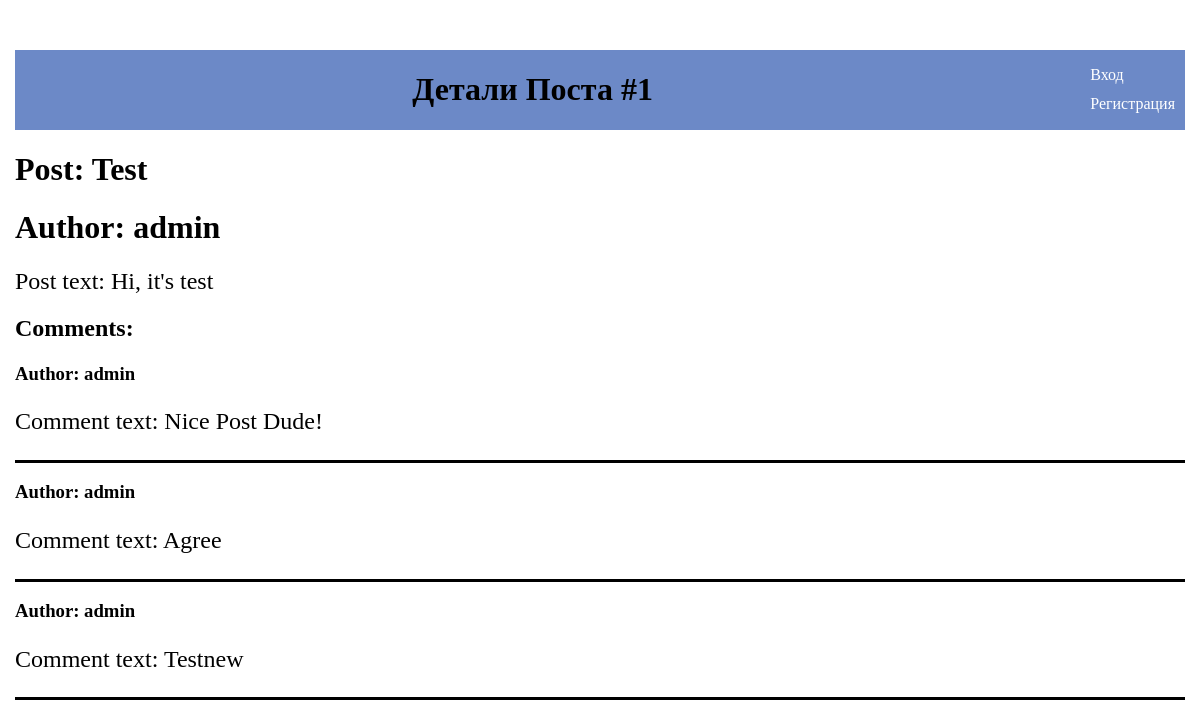
The app's page /blog/1, older data.
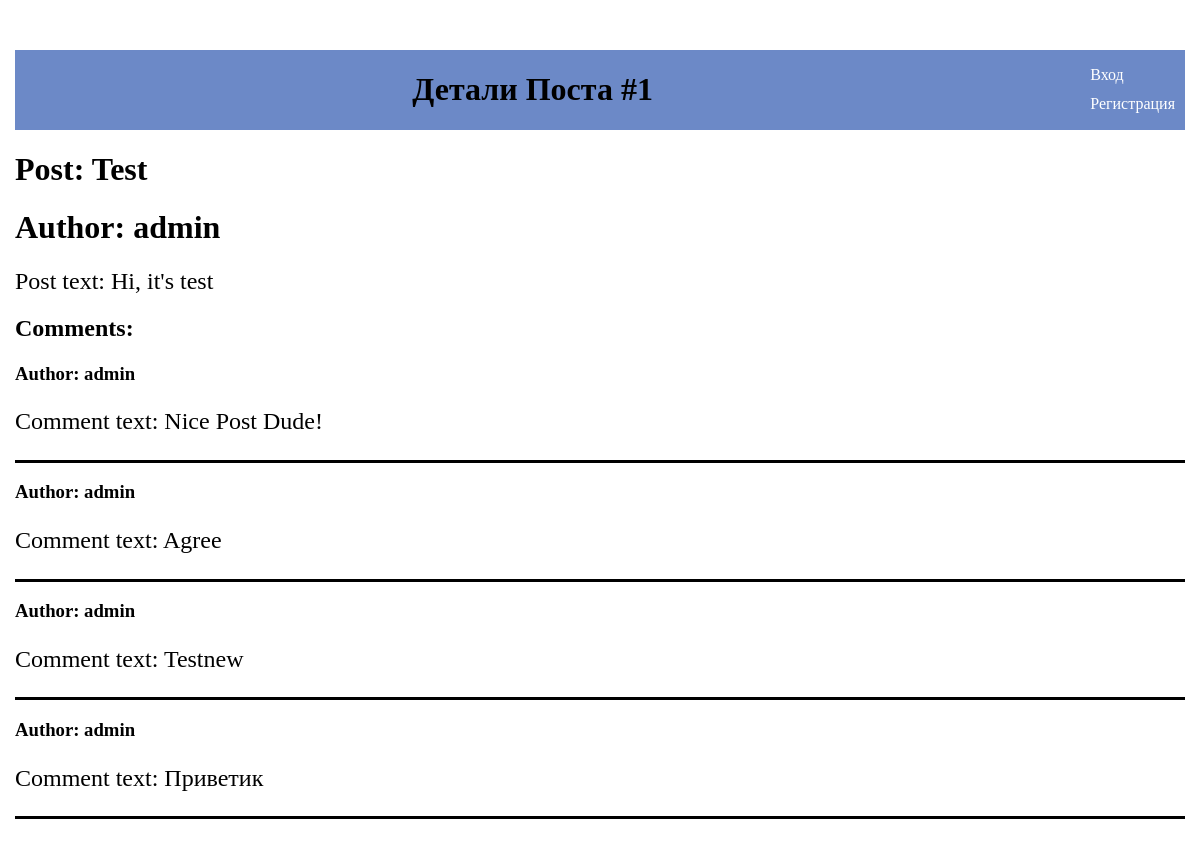
The same page, newer data.
### post/models.py (models this page shows, shortened)
class Comment(models.Model):
    author = models.ForeignKey(User, on_delete=models.CASCADE)
    text = models.TextField(blank=True)
    post = models.ForeignKey(Post, related_name="comments", on_delete=models.CASCADE)
    class Meta:
        ordering = ['id']

### post/views.py (the view)
# urls.py: path('<int:pk>', PostDetailView.as_view(), name='post_detail'),
class PostDetailView(DetailView):
    model = Post
    queryset = (
        Post.objects.
        select_related("author").
        prefetch_related("comments")
    )

### post/templates/post/post_detail.html (shortened to what this page needs)
{% extends 'post/base.html' %}
{% block name %}
    Детали Поста  #{{ object.pk }}
{% endblock %}
{% block body %}
<a href="/blog/" class="h2-link"><h1>Post: {{ object.title }}</h1></a>
    <h1>Author: {{object.author}}</h1>
    <div class="description">
          Post text: {{object.description}}
    </div>
     <div>
         <h2>Comments:</h2>
         {% if object.comments.all %}
            {% for comment in object.comments.all %}
            <div class="comment-div">
                <h3>Author: {{comment.author}}</h3>
                <p class="description">Comment text: {{comment.text}}</p>
            </div>
            {% endfor %}
         {% else %}
         <p> No comments yet </p>
         {% endif %}
     </div>
{% endblock %}

Row changes from the older to the newer data that the page shows:
added Comment: author "admin", text "Приветик"
